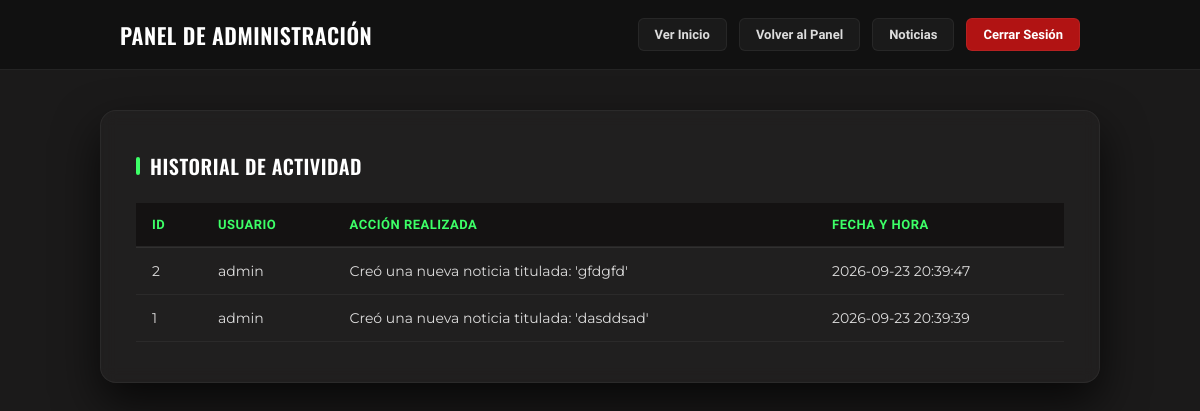
/historial.php (signed in), run on an earlier commit of the app's database.
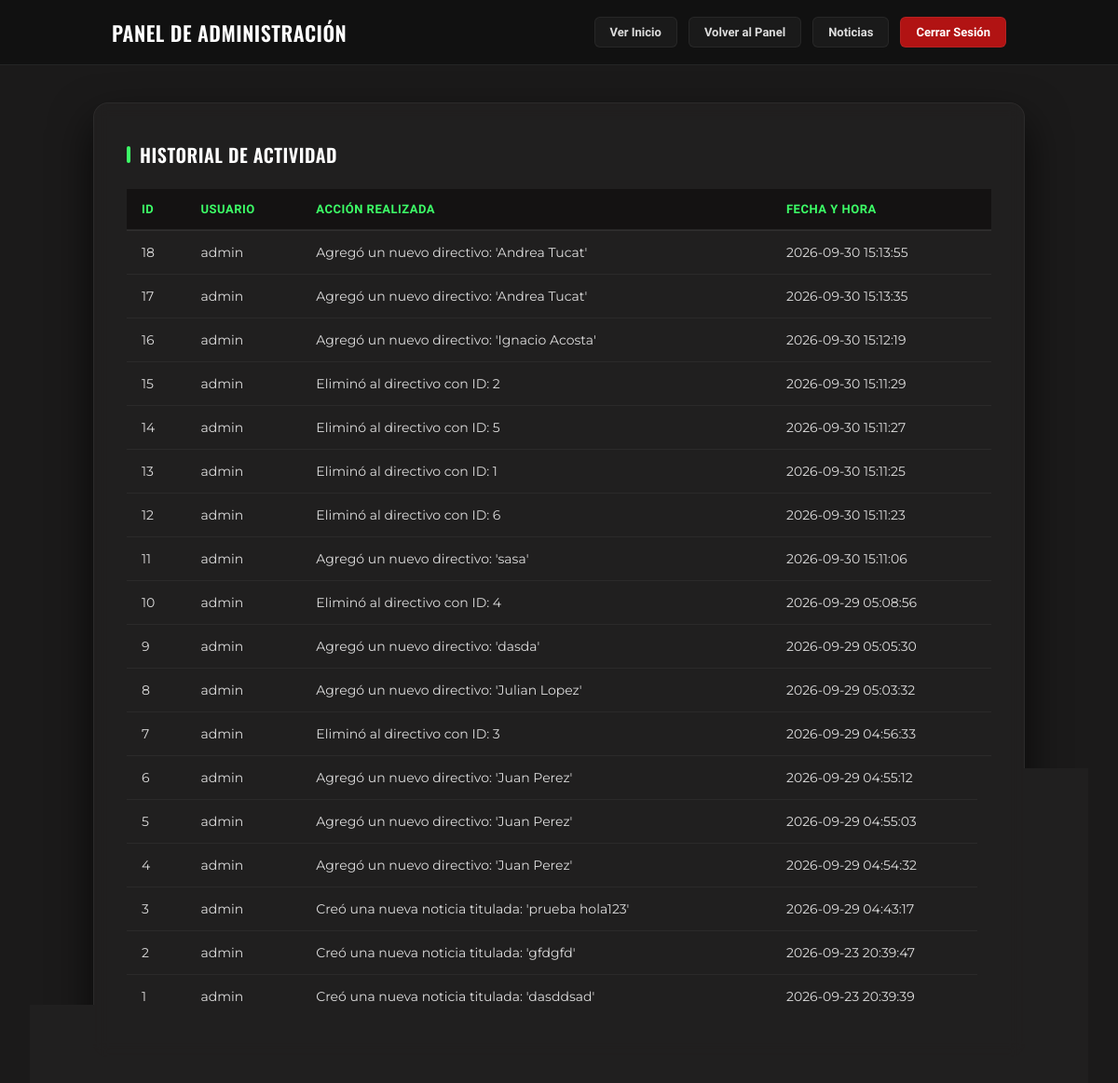
And on a later commit of the database.
### tables this page shows
CREATE TABLE `historial_cambios` (
  `id` int(11) NOT NULL,
  `usuario` varchar(100) DEFAULT NULL,
  `id_usuario` int(11) DEFAULT NULL,
  `accion` text NOT NULL,
  `fecha` datetime DEFAULT current_timestamp()
);

### historial.php (the view, shortened to what this page needs)
<?php
require 'conexion.php';
$resultado = $conexion->query("SELECT * FROM historial_cambios ORDER BY fecha DESC");
?>
<!DOCTYPE html>
<html lang="es">
<head>
</head>
<body>
    <header>
        <h1>Panel de Administración</h1>
        <div class="nav-links">
            <a href="index.php">Ver Inicio</a>
            <a href="admin.php">Volver al Panel</a>
            <a href="noticias.php">Noticias</a>
            <a href="cerrar_sesion.php" class="btn-logout">Cerrar Sesión</a>
        </div>
    </header>
    <div class="container">
        <h3>Historial de Actividad</h3>
        <div class="tabla-container">
            <table>
                <thead>
                    <tr>
                        <th>ID</th>
                        <th>Usuario</th>
                        <th>Acción Realizada</th>
                        <th>Fecha y Hora</th>
                    </tr>
                </thead>
                <tbody>
                    <?php if ($resultado && $resultado->num_rows > 0): ?>
                        <?php while($row = $resultado->fetch_assoc()): ?>
                        <tr>
                            <td><?php echo $row['id']; ?></td>
                            <td><?php echo htmlspecialchars($row['usuario']); ?></td>
                            <td><?php echo htmlspecialchars($row['accion']); ?></td>
                            <td><?php echo $row['fecha']; ?></td>
                        </tr>
                        <?php endwhile; ?>
                    <?php else: ?>
                        <tr>
                            <td colspan="4" class="sin-registros">No hay registros de actividad todavía.</td>
                        </tr>
                    <?php endif; ?>
                </tbody>
            </table>
        </div>
    </div>
</body>
</html>

What changed in the data, as far as the page shows it:
added historial_cambios: id "18", usuario "admin", accion "Agregó un nuevo directivo: 'Andrea Tucat'", fecha "2026-09-30 15:13:55"
added historial_cambios: id "17", usuario "admin", accion "Agregó un nuevo directivo: 'Andrea Tucat'", fecha "2026-09-30 15:13:35"
added historial_cambios: id "16", usuario "admin", accion "Agregó un nuevo directivo: 'Ignacio Acosta'", fecha "2026-09-30 15:12:19"
added historial_cambios: id "15", usuario "admin", accion "Eliminó al directivo con ID: 2", fecha "2026-09-30 15:11:29"
added historial_cambios: id "14", usuario "admin", accion "Eliminó al directivo con ID: 5", fecha "2026-09-30 15:11:27"
added historial_cambios: id "13", usuario "admin", accion "Eliminó al directivo con ID: 1", fecha "2026-09-30 15:11:25"
added historial_cambios: id "12", usuario "admin", accion "Eliminó al directivo con ID: 6", fecha "2026-09-30 15:11:23"
added historial_cambios: id "11", usuario "admin", accion "Agregó un nuevo directivo: 'sasa'", fecha "2026-09-30 15:11:06"
added historial_cambios: id "10", usuario "admin", accion "Eliminó al directivo con ID: 4", fecha "2026-09-29 05:08:56"
added historial_cambios: id "9", usuario "admin", accion "Agregó un nuevo directivo: 'dasda'", fecha "2026-09-29 05:05:30"
added historial_cambios: id "8", usuario "admin", accion "Agregó un nuevo directivo: 'Julian Lopez'", fecha "2026-09-29 05:03:32"
added historial_cambios: id "7", usuario "admin", accion "Eliminó al directivo con ID: 3", fecha "2026-09-29 04:56:33"
added historial_cambios: id "6", usuario "admin", accion "Agregó un nuevo directivo: 'Juan Perez'", fecha "2026-09-29 04:55:12"
added historial_cambios: id "5", usuario "admin", accion "Agregó un nuevo directivo: 'Juan Perez'", fecha "2026-09-29 04:55:03"
added historial_cambios: id "4", usuario "admin", accion "Agregó un nuevo directivo: 'Juan Perez'", fecha "2026-09-29 04:54:32"
added historial_cambios: id "3", usuario "admin", accion "Creó una nueva noticia titulada: 'prueba hola123'", fecha "2026-09-29 04:43:17"
